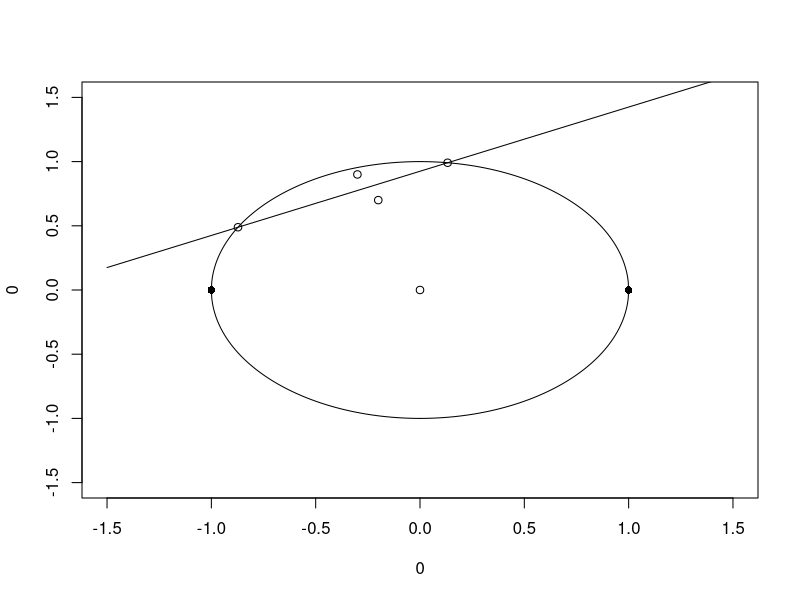
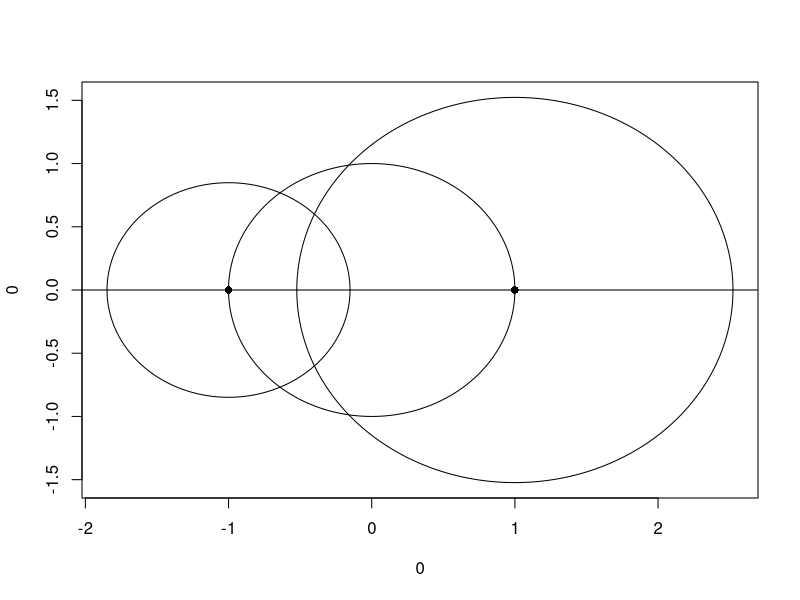
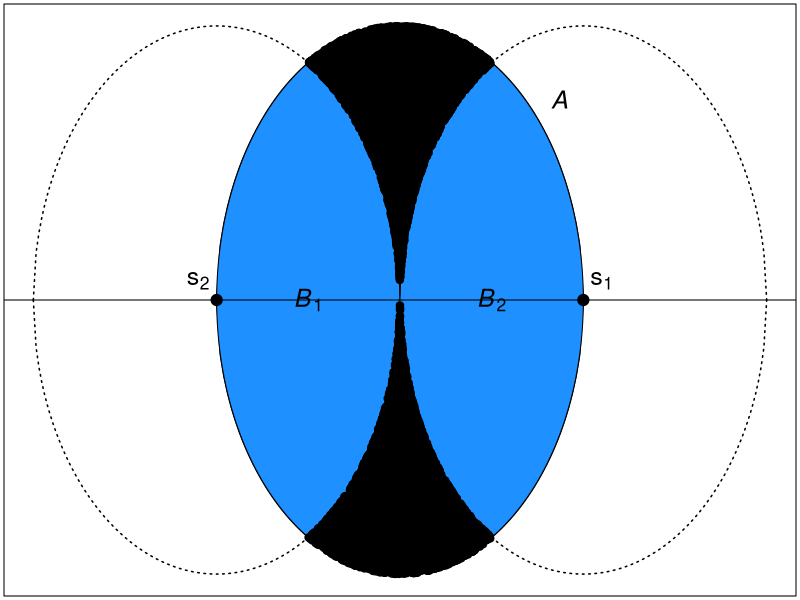

Write the R code that produced these figures, in order.
library(plotrix)
plot(0, 0, ylim = c(-1.5, 1.5), xlim = c(-1.5, 1.5))

xplot <- seq(-1, 1, length = 1000)
yplot <- sqrt(1 - xplot^2)
lines(xplot, yplot)

yplot <- -sqrt(1 - xplot^2)
lines(xplot, yplot)

v1 <- c(-.2, .7)
v2 <- c(-.3, .9)

points(1, 0, pch = 16)
points(-1, 0, pch = 16)
points(v1[1], v1[2])
points(v2[1], v2[2])

midpoint.x <- (v1[1] + v2[1]) / 2
midpoint.y <- (v1[2] + v2[2]) / 2

slope <- -(v1[1] - v2[1]) / (v1[2] - v2[2])
int <- slope * -midpoint.x + midpoint.y
xplot <- seq(-1.5, 1.5)
yplot <- int + slope * xplot
lines(xplot, yplot)

# circle: x^2 + y^2 = 1

# y coordinates
y1 <- (2 * int + sqrt(4 * int^2 - 4 * (1 + slope^2) * (int^2 - slope^2))) / (2 + 2 * slope^2)
y2 <- (2 * int - sqrt(4 * int^2 - 4 * (1 + slope^2) * (int^2 - slope^2))) / (2 + 2 * slope^2)

x1 <- (y1 - int) / slope
x2 <- (y2 - int) / slope

points(x1, y1)
points(x2, y2)



# look at overlapping circles
xplot <- seq(-1, 1, length = 10000)
yplot.pos <- sqrt(1 - xplot^2)
yplot.neg <- -sqrt(1 - xplot^2)

s1 <- c(-1, 0)
s2 <- c(1, 0)
points(s1[1], s1[2], pch = 16)
points(s2[1], s2[2], pch = 16)

v <- c(-0.4, 0.6)
d1 <- sqrt((s1[1] - v[1])^2 + (s1[2] - v[2])^2)

d2 <- sqrt((s2[1] - v[1])^2 + (s2[2] - v[2])^2)

xplot1 <- xplot * d1 + s1[1]
yplot1.pos <- yplot.pos * d1 + s1[2]
yplot1.neg <- yplot.neg * d1 + s1[2]

xplot2 <- xplot * d2 + s2[1]
yplot2.pos <- yplot.pos * d2 + s2[2]
yplot2.neg <- yplot.neg * d2 + s2[2]

ylims <- range(c(yplot.pos, yplot1.pos, yplot2.pos, yplot.neg, yplot1.neg, yplot2.neg))
xlims <- range(c(xplot, xplot1, xplot2))

plot(0, 0, ylim = ylims, xlim = xlims, type = "n")
abline(h = 0)
lines(xplot, yplot.pos)
lines(xplot, yplot.neg)
lines(xplot1, yplot1.pos)
lines(xplot1, yplot1.neg)
lines(xplot2, yplot2.pos)
lines(xplot2, yplot2.neg)


# look at overlapping circles
xplot <- seq(-1, 1, length = 10000)
yplot.pos <- sqrt(1 - xplot^2)
yplot.neg <- -sqrt(1 - xplot^2)

s1 <- c(-1, 0)
s2 <- c(1, 0)
points(s1[1], s1[2], pch = 16)
points(s2[1], s2[2], pch = 16)

v <- c(0, 0)
d1 <- sqrt((s1[1] - v[1])^2 + (s1[2] - v[2])^2)

d2 <- sqrt((s2[1] - v[1])^2 + (s2[2] - v[2])^2)

xplot1 <- xplot * d1 + s1[1]
yplot1.pos <- yplot.pos * d1 + s1[2]
yplot1.neg <- yplot.neg * d1 + s1[2]

xplot2 <- xplot * d2 + s2[1]
yplot2.pos <- yplot.pos * d2 + s2[2]
yplot2.neg <- yplot.neg * d2 + s2[2]

ylims <- range(c(yplot.pos, yplot1.pos, yplot2.pos, yplot.neg, yplot1.neg, yplot2.neg))
xlims <- range(c(xplot, xplot1, xplot2))

quartz(width = 10, height = 5)
par(mar = c(0.2, 0.2, 0.2, 0.2))
plot(0, 0, ylim = ylims, xlim = xlims, type = "n", 
     xaxt = "n", xlab = "", yaxt = "n", ylab = "",
     cex = 1.5)
curve(sqrt(1 - x^2), from = -1, to = 1, add = TRUE, lty = 1, lwd = 1.5)
curve(-sqrt(1 - x^2), from = -1, to = 1, add = TRUE, lty = 1, lwd = 1.5)
curve(sqrt(1 - (x + 1)^2), from = -2, to = -0.5, add = TRUE, lty = 3, lwd = 1.5)
curve(sqrt(1 - (x + 1)^2), from = -0.5, to = 0, add = TRUE, lty = 1, lwd = 1.5)
curve(-sqrt(1 - (x + 1)^2), from = -2, to = -0.5, add = TRUE, lty = 3, lwd = 1.5)
curve(-sqrt(1 - (x + 1)^2), from = -0.5, to = 0, add = TRUE, lty = 1, lwd = 1.5)
curve(sqrt(1 - (x - 1)^2), from = 0.5, to = 2, add = TRUE, lty = 3, lwd = 1.5)
curve(sqrt(1 - (x - 1)^2), from = 0, to = 0.5, add = TRUE, lty = 1, lwd = 1.5)
curve(-sqrt(1 - (x - 1)^2), from = 0.5, to = 2, add = TRUE, lty = 3, lwd = 1.5)
curve(-sqrt(1 - (x - 1)^2), from = 0, to = 0.5, add = TRUE, lty = 1, lwd = 1.5)

poly.x1 <- xplot[xplot <= 0]
poly.y1h <- pmin(sqrt(1 - poly.x1^2), sqrt(1 - (poly.x1 + 1)^2))
poly.y1l <- pmax(-sqrt(1 - poly.x1^2), -sqrt(1 - (poly.x1 + 1)^2))
polygon(c(poly.x1, rev(poly.x1)), c(poly.y1l, rev(poly.y1h)),
        col = "dodgerblue1")

poly.x1 <- xplot[xplot >= 0]
poly.y1h <- pmin(sqrt(1 - poly.x1^2), sqrt(1 - (poly.x1 - 1)^2))
poly.y1l <- pmax(-sqrt(1 - poly.x1^2), -sqrt(1 - (poly.x1 - 1)^2))
polygon(c(poly.x1, rev(poly.x1)), c(poly.y1l, rev(poly.y1h)),
        col = "dodgerblue1")

poly.x1 <- xplot[xplot >= -0.5 & xplot <= 0.5]
poly.y1h <- sqrt(1 - poly.x1^2)
poly.y1l <- c(sqrt(1 - (xplot[xplot <= 0 & xplot >= -0.5] + 1)^2),
              sqrt(1 - (xplot[xplot <= 0.5 & xplot >= 0] - 1)^2))
polygon(c(poly.x1, rev(poly.x1)), c(poly.y1l, rev(poly.y1h)),
        col = "firebrick1")

poly.x1 <- xplot[xplot >= -0.5 & xplot <= 0.5]
poly.y1h <- c(-sqrt(1 - (xplot[xplot <= 0 & xplot >= -0.5] + 1)^2),
              -sqrt(1 - (xplot[xplot <= 0.5 & xplot >= 0] - 1)^2))
poly.y1l <- -sqrt(1 - poly.x1^2)
polygon(c(poly.x1, rev(poly.x1)), c(poly.y1l, rev(poly.y1h)),
        col = "firebrick1")

# points(0, 0, pch = 19, cex = 1.5)
# text(x = 0.1, y = 0.07, adj = 0.5, bquote(v[1]), cex = 1.5)

points(1, 0, pch = 19, cex = 1.5)
text(x = 1.1, y = 0.07, adj = 0.5, bquote(s[1]), cex = 1.5)

points(-1, 0, pch = 19, cex = 1.5)
text(x = -1.1, y = 0.07, adj = 0.5, bquote(s[2]), cex = 1.5)

text(x = 0.75 + 0.12, y = (sqrt(1 - 0.75^2)) + 0.07, bquote(italic(A)), cex = 1.5)
text(x = 0, y = 0.75, adj = 0.5, bquote(italic(R)[1]), cex = 1.5)
text(x = 0, y = -0.75, adj = 0.5, bquote(italic(R)[2]), cex = 1.5)
text(x = -0.5, y = 0, adj = 0.5, bquote(italic(B)[1]), cex = 1.5)
text(x = 0.5, y = 0, adj = 0.5, bquote(italic(B)[2]), cex = 1.5)

abline(h = 0)

reps <- 100000
area <- 0
for (i in 1:reps) {
  r <- runif(1, 0, 1)
  theta <- runif(1, 0, 2 * pi)
  x <- sqrt(r) * cos(theta)
  y <- sqrt(r) * sin(theta)
  if (x < 0) {
    wedge <- ((x + 1)^2 + y^2) >= 1
    area <- area + wedge / reps
    if (wedge) {
      points(x, y, pch = 19)
    }
  } else if (x >= 0) {
    wedge <- ((x - 1)^2 + y^2) >= 1
    area <- area + wedge / reps
    if (wedge) {
      points(x, y, pch = 19)
    }
  }
}
area * pi